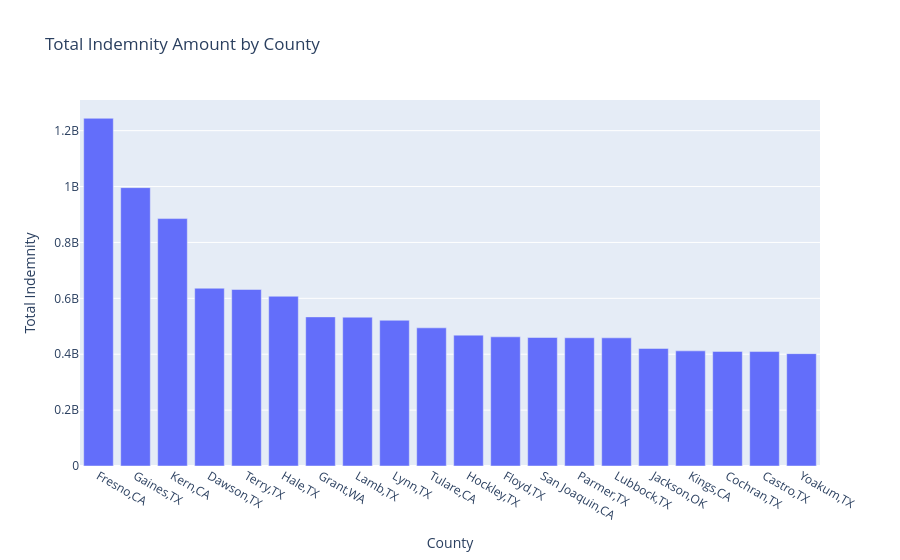

Here is the notebook cell this chart was saved with:
### Code cell
## Visualizing the indemnity amounts by counties

fig = px.bar(county_indemnity.to_pandas(), x="county_state", y="total_indemnity",
             title="Total Indemnity Amount by County",
             labels={"county_state": "County", "total_indemnity": "Total Indemnity"})

fig.show()

### Figure 1 — Plotly figure (JSON) as saved in the notebook; plotly's stock layout.template omitted (floating-point values rounded to 4 significant figures)
{"data": [{"hovertemplate": "County=%{x}<br>Total Indemnity=%{y}<extra></extra>", "legendgroup": "", "marker": {"color": "#636efa", "pattern": {"shape": ""}}, "name": "", "orientation": "v", "showlegend": false, "textposition": "auto", "type": "bar", "x": ["Fresno,CA", "Gaines,TX", "Kern,CA", "Dawson,TX", "Terry,TX", "Hale,TX", "Grant,WA", "Lamb,TX", "Lynn,TX", "Tulare,CA", "Hockley,TX", "Floyd,TX", "San Joaquin,CA", "Parmer,TX", "Lubbock,TX", "Jackson,OK", "Kings,CA", "Cochran,TX", "Castro,TX", "Yoakum,TX"], "xaxis": "x", "y": [1244215026, 996124384, 885335197, 636158531, 631724066, 607437462, 533607820, 532528560, 521461990, 494413913, 468310916, 462248075, 459836373, 458824329, 458648433, 420636544, 411983135, 409998546, 409529913, 402119966], "yaxis": "y"}], "layout": {"barmode": "relative", "legend": {"tracegroupgap": 0}, "title": {"text": "Total Indemnity Amount by County"}, "xaxis": {"anchor": "y", "domain": [0, 1], "title": {"text": "County"}}, "yaxis": {"anchor": "x", "domain": [0, 1], "title": {"text": "Total Indemnity"}}}}
